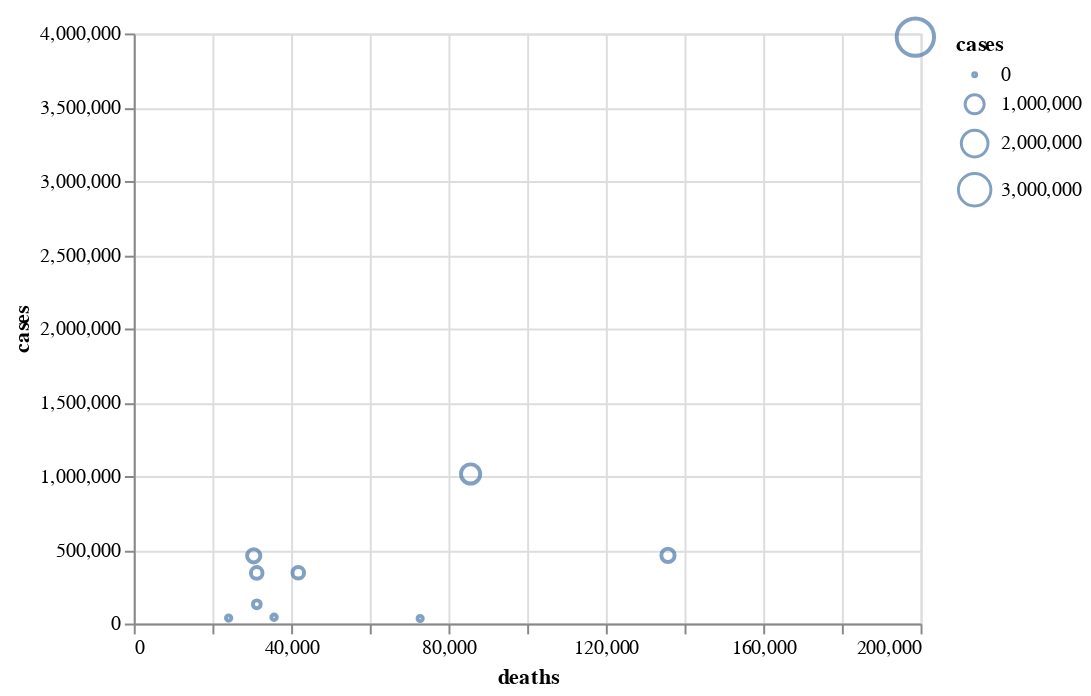

Here is the notebook cell this chart was saved with:
### Code cell
topten=alt.Chart(df_countries_top10).mark_point().encode(
    x='deaths:Q',
    y='cases:Q',
    size='cases',
    tooltip=[alt.Tooltip('recovered',format=','),
    alt.Tooltip('cases',format=','),
    alt.Tooltip('deaths',format=','),
    'country'],
)
topten

### Figure 1 — Vega-Lite specification as saved in the notebook (floating-point values rounded to 4 significant figures)
{"config": {"view": {"continuousWidth": 400, "continuousHeight": 300}}, "data": {"name": "data-473033ccab5e67a2a755394b790be0c9"}, "mark": "point", "encoding": {"size": {"type": "quantitative", "field": "cases"}, "tooltip": [{"type": "quantitative", "field": "recovered", "format": ","}, {"type": "quantitative", "field": "cases", "format": ","}, {"type": "quantitative", "field": "deaths", "format": ","}, {"type": "nominal", "field": "country"}], "x": {"type": "quantitative", "field": "deaths"}, "y": {"type": "quantitative", "field": "cases"}}, "$schema": "https://vega.github.io/schema/vega-lite/v4.8.1.json", "datasets": {"data-473033ccab5e67a2a755394b790be0c9": [{"country": "US", "cases": 3975042, "confirmed": 6730304, "deaths": 198679, "recovered": 2556000.0, "updated_at": "2020-09-19T14:22:56.000Z"}, {"country": "Brazil", "cases": 461851, "confirmed": 4495183, "deaths": 135793, "recovered": 3898000.0, "updated_at": "2020-09-19T14:22:56.000Z"}, {"country": "India", "cases": 1013964, "confirmed": 5308014, "deaths": 85619, "recovered": 4208000.0, "updated_at": "2020-09-19T14:22:56.000Z"}, {"country": "Mexico", "cases": 34042, "confirmed": 688954, "deaths": 72803, "recovered": 582100.0, "updated_at": "2020-09-19T14:22:56.000Z"}, {"country": "United Kingdom", "cases": 344379, "confirmed": 388420, "deaths": 41821, "recovered": 2220.0, "updated_at": "2020-09-19T14:22:56.000Z"}, {"country": "Italy", "cases": 42457, "confirmed": 294932, "deaths": 35668, "recovered": 216800.0, "updated_at": "2020-09-19T14:22:56.000Z"}, {"country": "Peru", "cases": 130616, "confirmed": 756412, "deaths": 31283, "recovered": 594500.0, "updated_at": "2020-09-19T14:22:56.000Z"}, {"country": "France", "cases": 343374, "confirmed": 467519, "deaths": 31257, "recovered": 92790.0, "updated_at": "2020-09-19T14:22:56.000Z"}, {"country": "Spain", "cases": 459169, "confirmed": 640040, "deaths": 30495, "recovered": 150400.0, "updated_at": "2020-09-19T14:22:56.000Z"}, {"country": "Iran", "cases": 37293, "confirmed": 419043, "deaths": 24118, "recovered": 357600.0, "updated_at": "2020-09-19T14:22:56.000Z"}]}}
